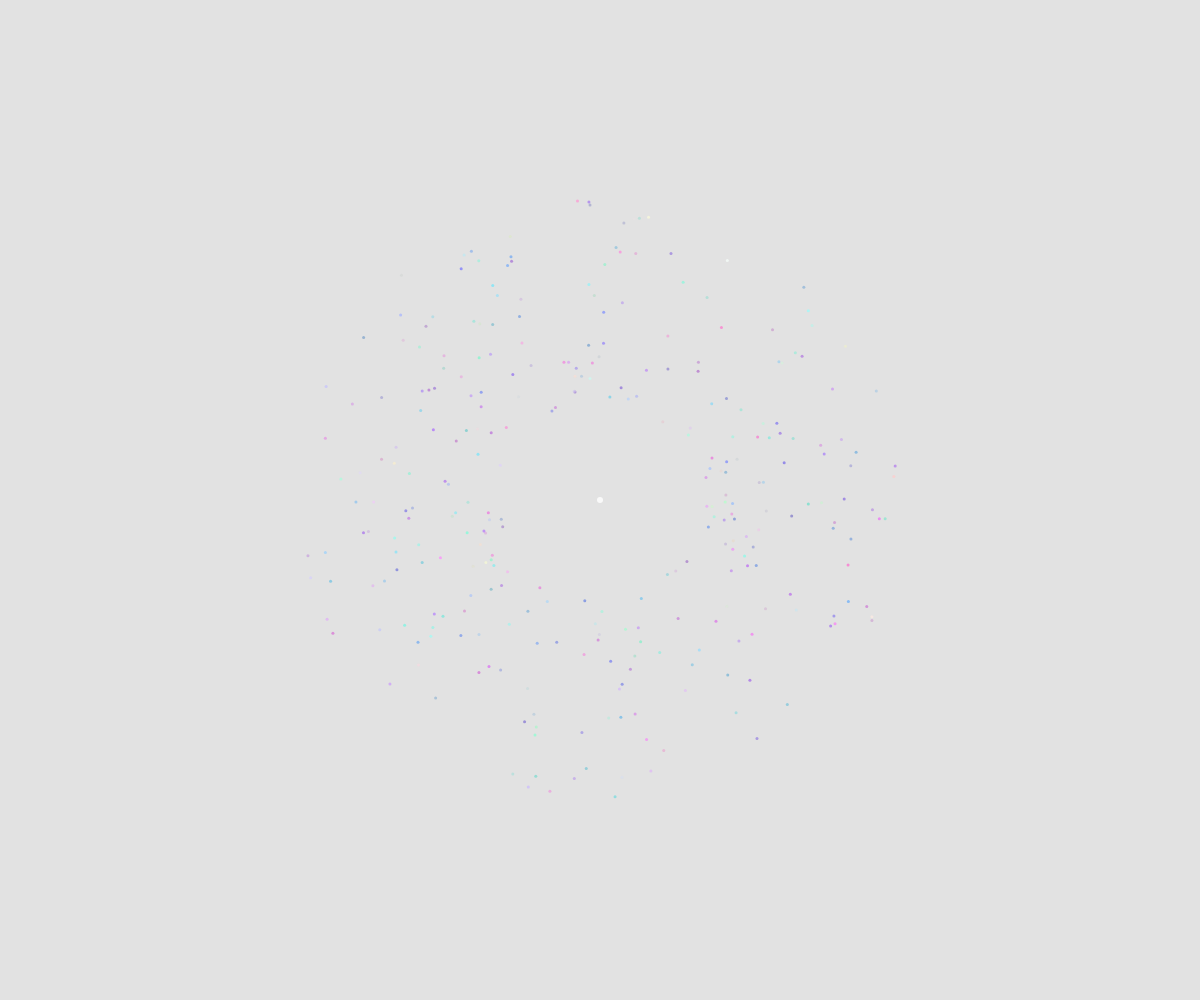
Frame 1 (no input)
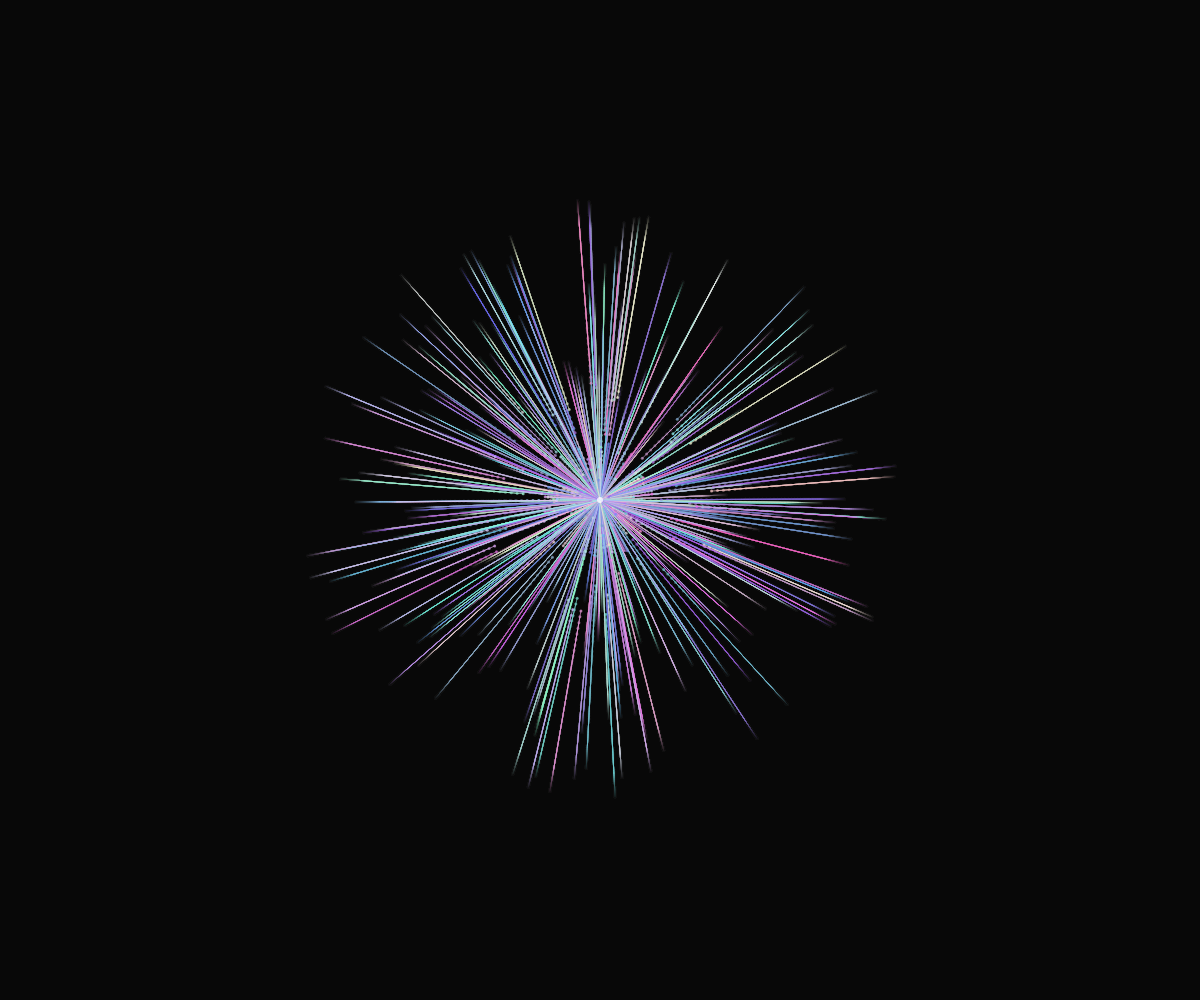
Frame 60 (no input)
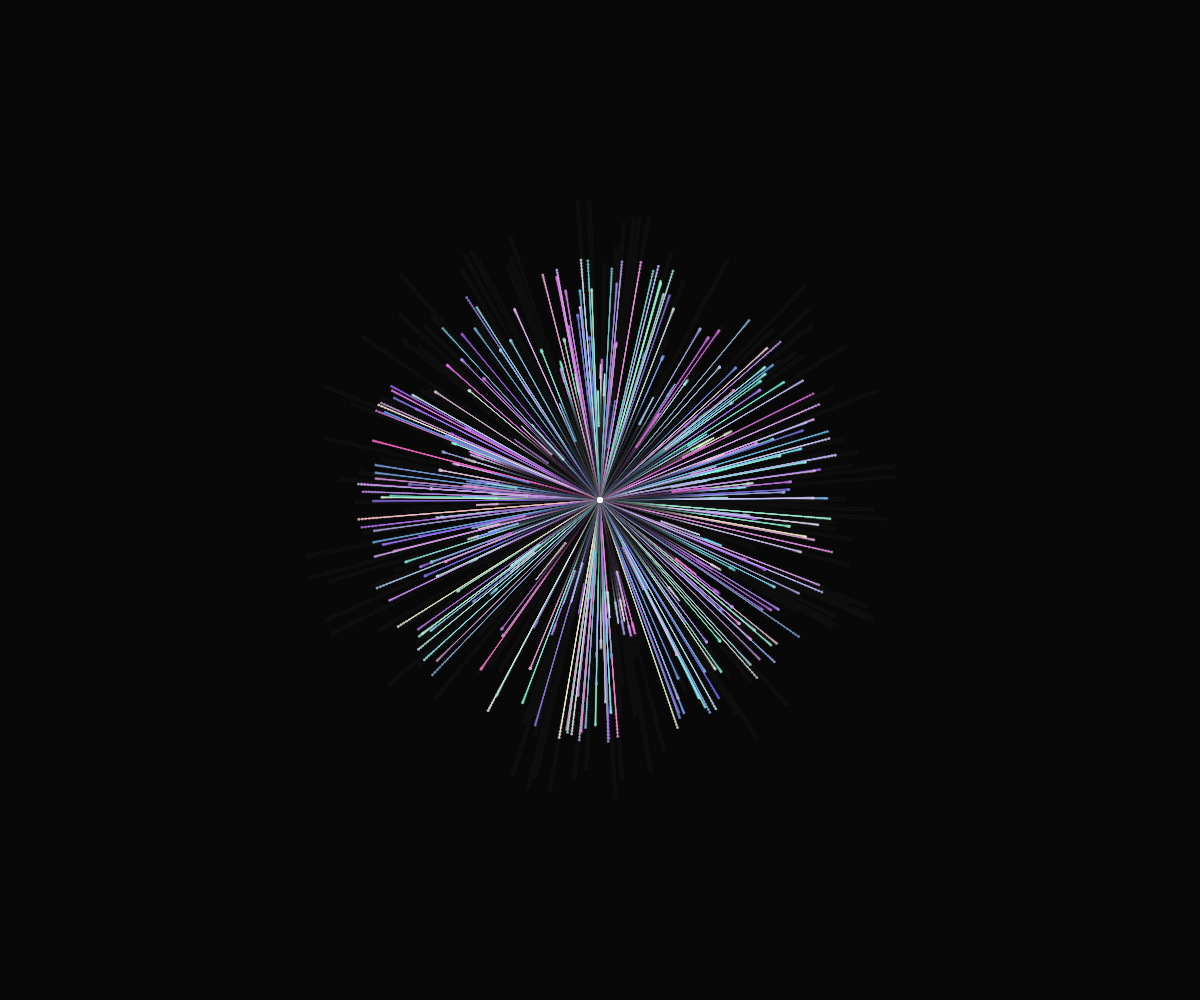
Frame 120 (the mouse pressed at the canvas centre since frame 60)

The p5.js sketch that drew these frames (run headless with seeded random() and noise() and a simulated clock; from frame 60 on, the mouse is pressed at the canvas centre):

// p5.js sketch
// ── sketch.js
let particles = [];
const numParticles = 300;
let center;
let forceMagnitude = 0.001;

function setup() {
  createCanvas(windowWidth, windowHeight);
  center = createVector(width / 2, height / 2);

  for (let i = 0; i < numParticles; i++) {
    const angle = random(TWO_PI);
    const radius = random(100, 300);
    const x = center.x + cos(angle) * radius;
    const y = center.y + sin(angle) * radius;

    particles.push({
      pos: createVector(x, y),
      vel: createVector(0, 0),
      acc: createVector(0, 0),
      color: color(random(100, 255), random(100, 255), random(200, 255), 180),
      trail: [],
      trailLength: 40
    });
  }
}

function draw() {
  background(10, 30); // Dark background with slight fade for trails

  // Apply centripetal force to all particles
  for (let p of particles) {
    const dir = p5.Vector.sub(center, p.pos);
    const distance = dir.mag();
    
    if (distance > 0) {
      dir.normalize();
      dir.mult(forceMagnitude * 100);
      p.acc.add(dir);
    }

    // Update velocity and position
    p.vel.add(p.acc);
    p.pos.add(p.vel);

    // Add current position to trail
    p.trail.push(p.pos.copy());
    if (p.trail.length > p.trailLength) {
      p.trail.shift();
    }

    // Reset acceleration
    p.acc.mult(0);
  }

  // Draw trails and particles
  for (let p of particles) {
    noFill();
    
    // Draw trail with fading opacity
    beginShape();
    for (let i = 0; i < p.trail.length; i++) {
      const pos = p.trail[i];
      const alpha = map(i, 0, p.trail.length, 0, 180);
      stroke(red(p.color), green(p.color), blue(p.color), alpha);
      vertex(pos.x, pos.y);
    }
    endShape();

    // Draw particle
    fill(p.color);
    noStroke();
    ellipse(p.pos.x, p.pos.y, 3, 3);
  }

  // Draw central point
  fill(255, 200);
  noStroke();
  ellipse(center.x, center.y, 6, 6);
}

function windowResized() {
  resizeCanvas(windowWidth, windowHeight);
  center.set(width / 2, height / 2);
}
